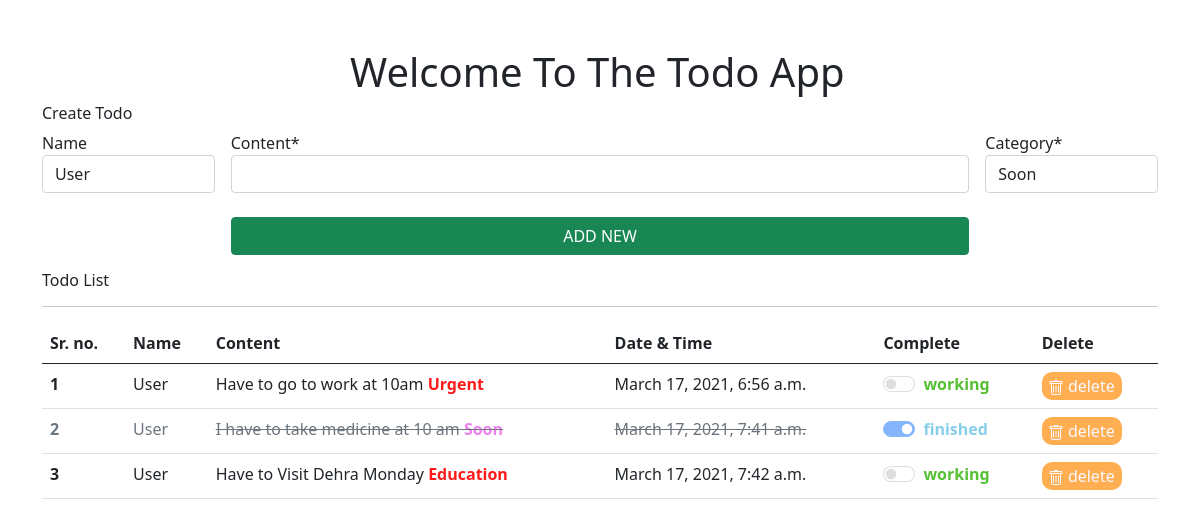
Before: /todo-home/ with the older database file.
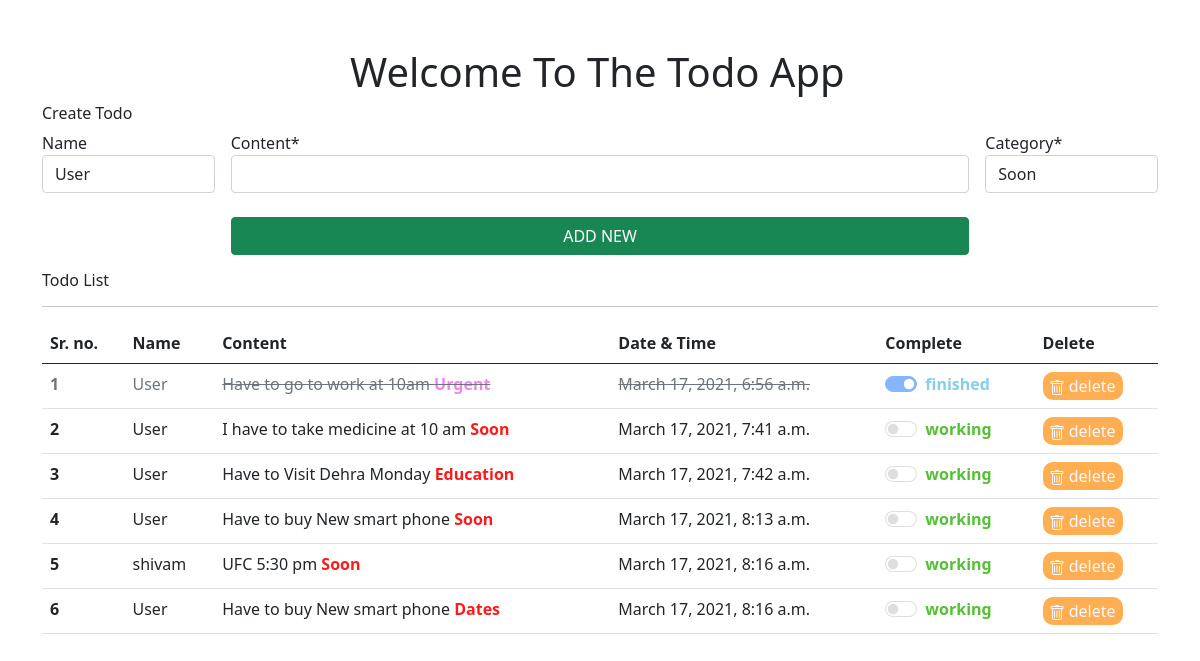
After: the same page with the newer database file.
### todo_app/models.py (models this page shows, shortened)
class TodoItem(models.Model):
    name = models.CharField(max_length=50, default="User", blank=True)
    content = models.CharField(max_length=200)
    completed = models.BooleanField(default=False)
    created = models.DateTimeField(auto_now_add=True, blank=True, null=True)
    category = models.ForeignKey(Category, on_delete=models.CASCADE, default="Soon")

class Category(models.Model):
    name = models.CharField(max_length=100, verbose_name="Title")
    def __str__(self):
        return self.name

### todo_app/views.py (the view)
# urls.py: path("todo-home/", todo_home, name="todo-home"),
def todo_home(request):
    all_items = TodoItem.objects.all()
    if request.method == "POST":
        form = TodoForm(request.POST or None)
        if form.is_valid():
            form.save()
            messages.success(request, ("Added successfully"))
            return redirect("todo-home")
    form = TodoForm()
    context = {"form": form, "all_items": all_items}
    return render(request, "home.html", context)

### todo_app/forms.py
class TodoForm(forms.ModelForm):
    class Meta:
        model = TodoItem
        fields = "__all__"

### templates/home.html (shortened to what this page needs)
{% extends 'base.html' %}
{% load static %}
{% load crispy_forms_tags %}
{% block content %}
<div class="container">
    <h1 class="mx-auto mt-5" style="width: 500px;"> Welcome To The Todo App</h1>
    <h6>Create Todo</h6>
    <form action="" method="post" autocomplete="off" class="row g-3 needs-validation" novalidate>
        <div class="col-md-2">
            {{form.name|as_crispy_field}}
        </div>
        <div class="col-md-8">
            {{form.content|as_crispy_field}}
        </div>
        <div class="col-md-2">
            {{form.category|as_crispy_field}}
        </div>
        <div class="d-grid gap-2 col-8 mx-auto pt-2">
            <button type="submit" class="btn btn-success">ADD NEW</button>
        </div>
    </form>
    <h6>Todo List</h6>
    <hr>
    <table class="table table-hover">
        <thead>
            <tr>
                <th scope="col">Sr. no.</th>
                <th scope="col">Name</th>
                <th scope="col">Content</th>
                <th scope="col">Date & Time</th>
                <th scope="col">Complete</th>
                <th scope="col">Delete</th>
            </tr>
        </thead>
        <tbody>
            {% for todo_item in all_items %}
            <tr>
                {% if todo_item.completed == False %}
                <th scope="row">{{ forloop.counter }}</th>
                <td>{{ todo_item.name }}</td>
                <td>{{ todo_item.content }}<p style="color:rgba(255, 0, 0, 0.897); display: inline; font-weight: 600;">
                        {{ todo_item.category }}</p>
                </td>
                <td>{{ todo_item.created }}</td>
                {% else %}
                <th class="text-muted" scope="row">{{ forloop.counter }}</th>
                <td class="text-muted">{{ todo_item.name }}</td>
                <td class="text-muted text-decoration-line-through">{{ todo_item.content }}<p
                        style="color:violet; display: inline; font-weight: 600;">
                        {{ todo_item.category }}</p>
                </td>
                <td class="text-muted text-decoration-line-through">{{ todo_item.created }}</td>
                {% endif %}
                <td>
                    {% if todo_item.completed == True %}
                    <a style="text-decoration:none; font-weight: 700;color: skyblue;"
                        href="{% url 'mark_incomplete' todo_item.id %}">
                        <div class="form-check form-switch">
                            <input class="form-check-input" type="checkbox" id="flexSwitchCheckChecked" checked
                                disabled>
                            finished
                        </div>
                    </a>
                    {% else %}
                    <a style="text-decoration:none; color: rgb(84, 192, 51); font-weight: 700;"
                        href="{% url 'mark_complete' todo_item.id %}">
                        <div class="form-check form-switch">
                            <input class="form-check-input" type="checkbox" id="flexSwitchCheckDefault" disabled>working
                        </div>
                    </a>
                    {% endif %}
                </td>
                <td>
                    <a style="text-decoration:none;color: ghostwhite; background-color: rgba(255, 165, 63, 0.897); border-radius: 10px; padding-left: 6px; padding-right: 7px; padding-top: 2px; padding-bottom: 2px;"
                        href=" {% url 'delete' todo_item.id %}" type="button">
                         delete
                    </a>
                </td>
            </tr>
            {% endfor %}
        </tbody>
    </table>
</div>
{% endblock content %}

### templates/base.html (shortened to what this page needs)
<!doctype html>
<html lang="en">
<head>
    <link href="https://cdn.jsdelivr.net/npm/bootstrap@5.0.0-beta2/dist/css/bootstrap.min.css" rel="stylesheet"
>
</head>
<body>
    {% block content %}
    {% endblock content %}
</body>
</html>

### templates/base.html (style rules this page uses)
* { box-sizing: border-box; }

Changed rows visible on the page:
changed TodoItem "Have to go to work at 10am": value "☐" → "☑"; completed "working" → "finished"
changed TodoItem "I have to take medicine at 10 am": value "☑" → "☐"; completed "finished" → "working"
added TodoItem: name "User", content "Have to buy New smart phone", category "Soon", created "March 17, 2021, 8:13 a.m."
added TodoItem: name "shivam", content "UFC 5:30 pm", category "Soon", created "March 17, 2021, 8:16 a.m."
added TodoItem: name "User", content "Have to buy New smart phone", category "Dates", created "March 17, 2021, 8:16 a.m."
